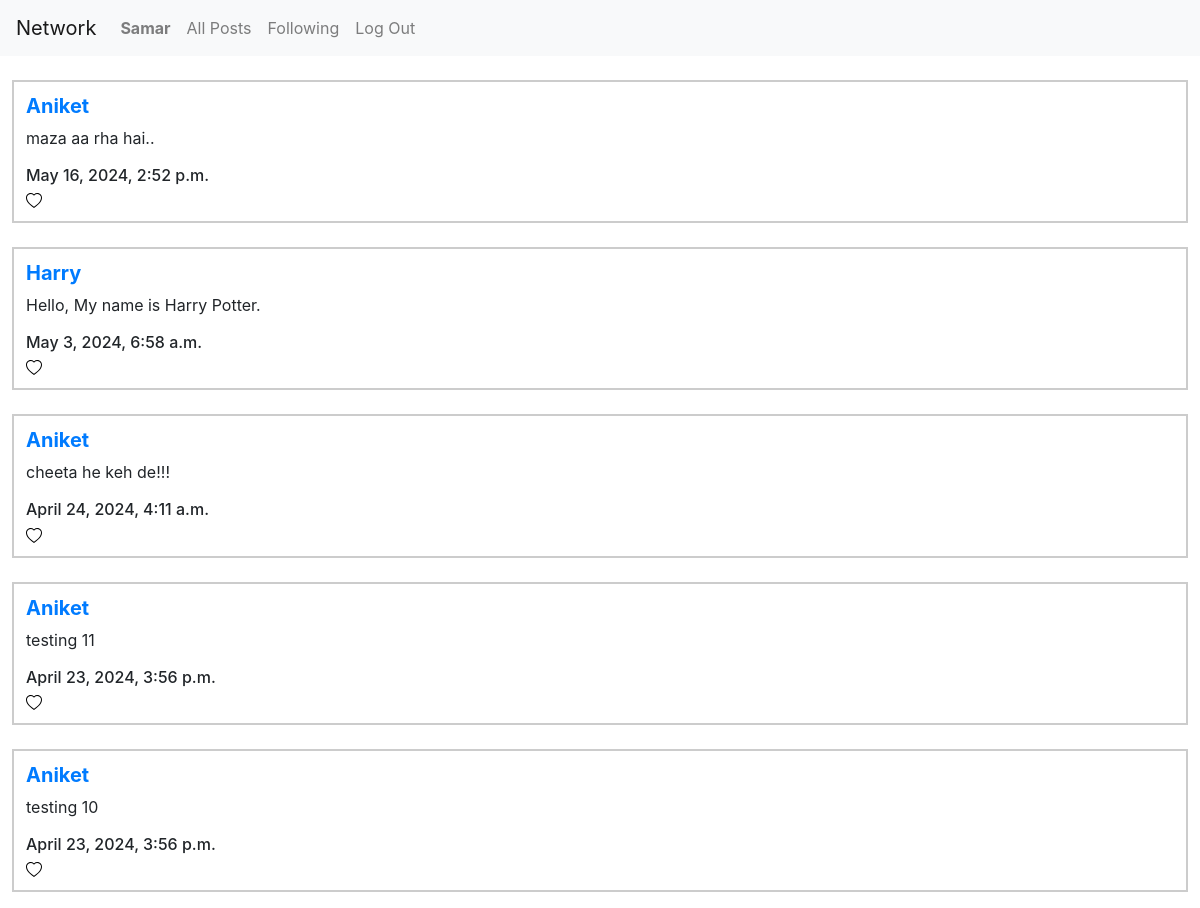
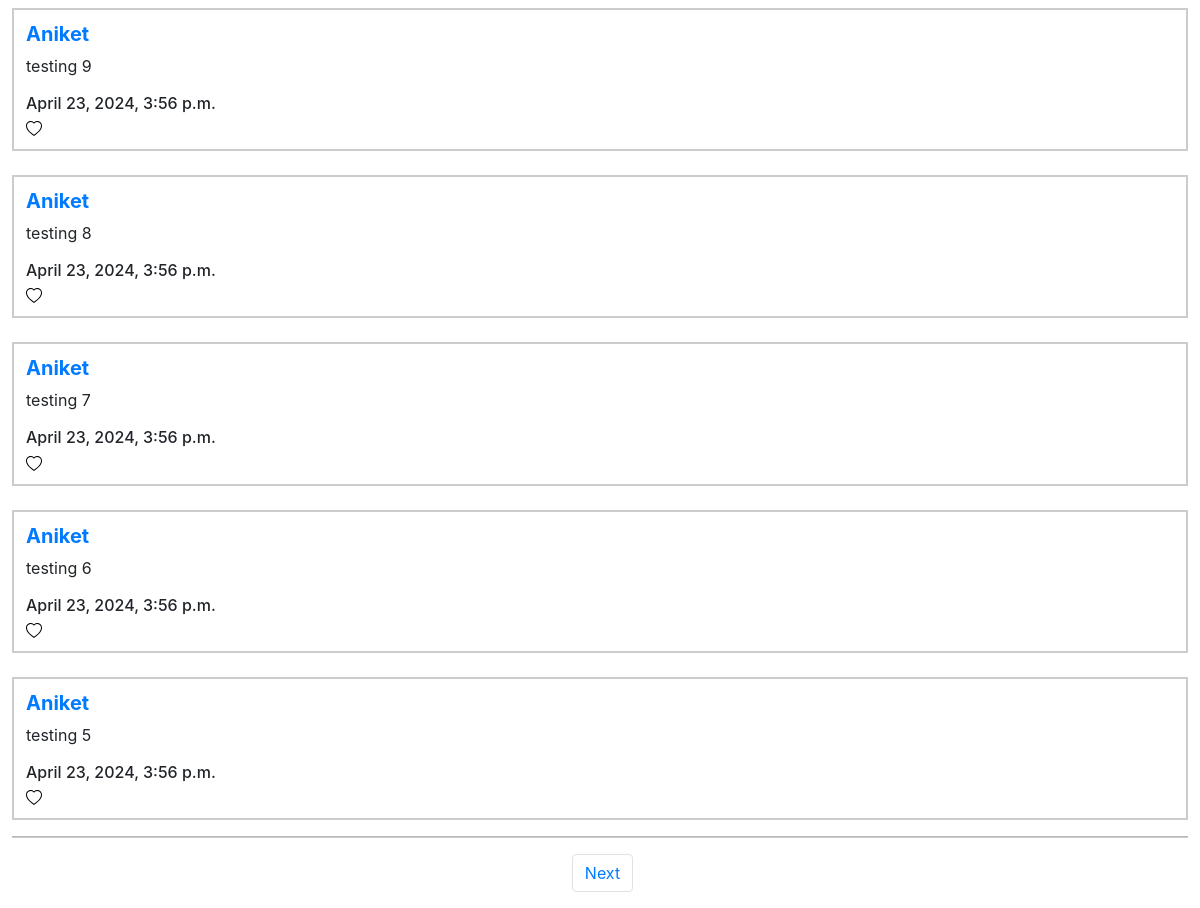
The app's page /following_post/1 (signed in) with its own data (2 pictures, top to bottom).
### network/models.py (models this page shows, shortened)
class User(AbstractUser):
    profile_picture = models.CharField(max_length=10000, null=True)
    profile_name = models.CharField(max_length=50, null=True)

class Post(models.Model):
    user =  models.ForeignKey(User, on_delete=models.CASCADE, related_name="author")
    thought = models.CharField(max_length=10000)
    timestamp = models.DateTimeField(auto_now_add=True)
    likes = models.IntegerField(default=0)

### network/views.py (the view)
# urls.py: path("following_post/<int:user_id>",views.following_post,name="following_post"),
def following_post(request, user_id):
    current_user = User.objects.get(pk=user_id)
    following_people = Follow.objects.filter(user=current_user)
    all_posts = Post.objects.all().order_by("id").reverse()
    following_people_post = []
    for i in all_posts:
        for person in following_people:
            if person.user_following == i.user:
                following_people_post.append(i)
    paginator = Paginator(following_people_post, 10)
    page_number = request.GET.get('page')
    posts_of_the_page = paginator.get_page(page_number)
    all_likes = Like.objects.all()
    who_you_liked = []
    try:
        for i in all_likes:
            if i.user.id == request.user.id:
                who_you_liked.append(i.post.id)
    except:
        who_you_liked = []
    return render(request, "network/following_post.html", {
        "posts_of_the_page_placeholder": posts_of_the_page,
        "likes_placeholder": who_you_liked
    })

### network/templates/network/following_post.html (shortened to what this page needs)
{% extends "network/layout.html" %}
{% block body %}
    {% if user.is_authenticated %}
        {% for i in posts_of_the_page_placeholder %}
        <br>
            <div class="all_post">
                <h5><strong><a href="{% url 'profile' user_id=i.user.id %}">{{ i.user }}</a></strong></h5>
                <p>{{ i.thought }}</p>
                <h6 class="timestamp">{{ i.timestamp }}</h6>
                <div class="likes_count_container">
                    <button class="opaque-button" id="like_handler{{i.id}}" type="button" onclick="like_handler({{ i.id }})">
                    </button>
                </div>
            </div>
        {% endfor %}
        <hr>
        <nav aria-label="Page navigation example">
            <ul class="pagination d-flex justify-content-center">
                {% if posts_of_the_page_placeholder.has_next %}
                    <li class="page-item" style="margin-left: 5px"><a class="page-link" href="?page={{ posts_of_the_page_placeholder.next_page_number }}">Next</a></li>
                {% endif %}
            </ul>
        </nav>
    {% endif %}
{% endblock %}

### network/templates/network/layout.html (shortened to what this page needs)
{% load static %}
<!DOCTYPE html>
<html lang="en">
    <head>
        <link rel="stylesheet" href="https://stackpath.bootstrapcdn.com/bootstrap/4.4.1/css/bootstrap.min.css">
        <link href="{% static 'network/styles.css' %}" rel="stylesheet">
    </head>
    <body>
        <nav class="navbar navbar-expand-lg navbar-light bg-light">
            <a class="navbar-brand" href="#">Network</a>
            <div>
              <ul class="navbar-nav mr-auto">
                {% if user.is_authenticated %}
                    <li class="nav-item">
                        <a class="nav-link" href="{% url 'profile' user_id=user.id %}"><strong>{{ user.username }}</strong></a>
                    </li>
                {% endif %}
                <li class="nav-item">
                  <a class="nav-link" href="{% url 'index' %}">All Posts</a>
                </li>
                {% if user.is_authenticated %}
                    <li class="nav-item">
                        <a class="nav-link" href="{% url 'following_post' user_id=user.id %}">Following</a>
                    </li>
                    <li class="nav-item">
                        <a class="nav-link" href="{% url 'logout' %}">Log Out</a>
                    </li>
                {% endif %}
              </ul>
            </div>
          </nav>
        <div class="body">
            {% block body %}
            {% endblock %}
        </div>
    </body>
</html>

### network/static/network/styles.css (style rules this page uses)
.all_post { width: 98%; border: 2px solid #ccc; margin: 0 auto; padding: 12px; }
hr { background-color: #ccc; width: 98%; height: 1px; }
.opaque-button { background-color: white; border: none; cursor: pointer; padding: 0%; display: flex; }
.likes_count_container { display: flex; align-items: center; gap: 10px; margin: 0%; }

### records on screen
User: username "Samar"
Post: user "Aniket", thought "maza aa rha hai..", timestamp "May 16, 2024, 2:52 p.m."
Post: user "Harry", thought "Hello, My name is Harry Potter.", timestamp "May 3, 2024, 6:58 a.m."
Post: user "Aniket", thought "cheeta he keh de!!!", timestamp "April 24, 2024, 4:11 a.m."
Post: user "Aniket", thought "testing 11", timestamp "April 23, 2024, 3:56 p.m."
Post: user "Aniket", thought "testing 10", timestamp "April 23, 2024, 3:56 p.m."
Post: user "Aniket", thought "testing 9", timestamp "April 23, 2024, 3:56 p.m."
Post: user "Aniket", thought "testing 8", timestamp "April 23, 2024, 3:56 p.m."
Post: user "Aniket", thought "testing 7", timestamp "April 23, 2024, 3:56 p.m."
Post: user "Aniket", thought "testing 6", timestamp "April 23, 2024, 3:56 p.m."
Post: user "Aniket", thought "testing 5", timestamp "April 23, 2024, 3:56 p.m."
